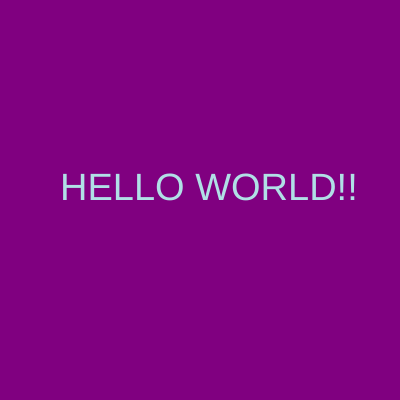
Frame 1 (no input)
Frame 60 (no input): identical to frame 1, image omitted
Frame 120 (the mouse pressed at the canvas centre since frame 60): identical to frame 1, image omitted

The p5.js sketch that drew this single still picture (run headless with seeded random() and noise() and a simulated clock; from frame 60 on, the mouse is pressed at the canvas centre):

// p5.js sketch
// ── sketch.js
function setup() {
  createCanvas(400, 400);
}

function draw() {
  background("purple");
  fill("powderblue");
  textSize(38);
  text("HELLO WORLD!!",60,200);
}
